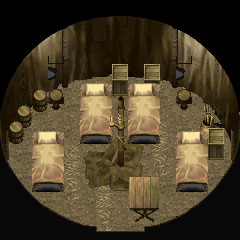

The image is a tile-based game level rendered from a .tmx file. Its description and source (layers, tilesets, objects; grid data summarised) follow:
An orthogonal 30x30 tile map with 8x8 px tiles, 12 tile layers (background, background, background, background, ...), 6 tilesets and 25 objects (20x object, 2x 1).

<map version="1.0" orientation="orthogonal" renderorder="right-down" width="30" height="30" tilewidth="8" tileheight="8">
 <properties>
  <property name="name" value="inner1" />
 </properties>
 <tileset firstgid="1" name="Misc5" tilewidth="8" tileheight="8">
  <image source="tiles/Misc5.png" width="1024" height="1536" />
 </tileset>
 <tileset firstgid="24577" name="Misc2" tilewidth="16" tileheight="16">
  <image source="tiles/Misc5.png" width="1024" height="1536" />
 </tileset>
 <tileset firstgid="30721" name="Misc1" tilewidth="32" tileheight="32">
  <image source="tiles/Misc5.png" width="1024" height="1536" />
 </tileset>
 <tileset firstgid="32257" name="Misc1" tilewidth="16" tileheight="32">
  <image source="tiles/Misc5.png" width="1024" height="1536" />
 </tileset>
 <tileset firstgid="35329" name="Misctest" tilewidth="8" tileheight="64">
  <image source="tiles/Misc5.png" width="1024" height="1536" />
 </tileset>
 <tileset firstgid="38401" name="Misc5" tilewidth="8" tileheight="48" margin="8">
  <image source="tiles/Misc5.png" width="1024" height="1536" />
 </tileset>
 <layer name="background" width="30" height="30">
  <properties>
   <property name="layer" value="foreground" />
  </properties>
  <data>[900 cells, 507 non-empty, 16 distinct tile ids]</data>
 </layer>
 <layer name="background" width="30" height="30">
  <properties>
   <property name="layer" value="foreground" />
  </properties>
  <data>[900 cells, 42 non-empty, 14 distinct tile ids]</data>
 </layer>
 <layer name="background" width="30" height="30">
  <properties>
   <property name="layer" value="foreground" />
  </properties>
  <data>[900 cells, 288 non-empty, 288 distinct tile ids]</data>
 </layer>
 <layer name="background" width="30" height="30">
  <properties>
   <property name="layer" value="foreground" />
  </properties>
  <data>[900 cells, 62 non-empty, 60 distinct tile ids]</data>
 </layer>
 <layer name="2.5" width="30" height="30">
  <properties>
   <property name="layer" value="objects" />
  </properties>
  <data>[900 cells, 16 non-empty, 8 distinct tile ids]</data>
 </layer>
 <layer name="2.5" width="30" height="30">
  <properties>
   <property name="layer" value="objects" />
  </properties>
  <data>[900 cells, 12 non-empty, 12 distinct tile ids]</data>
 </layer>
 <layer name="2.5" width="30" height="30">
  <properties>
   <property name="layer" value="objects" />
  </properties>
  <data>[900 cells, 48 non-empty, 12 distinct tile ids]</data>
 </layer>
 <layer name="2.5" width="30" height="30">
  <properties>
   <property name="layer" value="objects" />
  </properties>
  <data>[900 cells, 41 non-empty, 14 distinct tile ids]</data>
 </layer>
 <layer name="2.5" width="30" height="30">
  <properties>
   <property name="layer" value="objects" />
  </properties>
  <data>[900 cells, 21 non-empty, 14 distinct tile ids]</data>
 </layer>
 <layer name="2.5" width="30" height="30">
  <properties>
   <property name="layer" value="objects" />
  </properties>
  <data>[900 cells, 40 non-empty, 36 distinct tile ids]</data>
 </layer>
 <layer name="2.5" width="30" height="30">
  <properties>
   <property name="layer" value="objects" />
  </properties>
  <data>[900 cells, 4 non-empty, 4 distinct tile ids]</data>
 </layer>
 <layer name="foreground" width="30" height="30">
  <properties>
   <property name="layer" value="background" />
  </properties>
  <data>[900 cells, 172 non-empty, 94 distinct tile ids]</data>
 </layer>
 <objectgroup name="box2D">
  <object name="abc" type="object" x="0" y="144">
   <polyline points="0,0 8,-16 24,-32 32,-40 40,-48 56,-56 72,-64 88,-64 96,-72 112,-72 136,-72 176,-64 200,-48 216,-32 232,-8 232,16 232,32 224,48 216,64 192,80 160,88 80,88 40,72 24,56 8,32 0,0" />
  </object>
  <object name="asdgbv" type="object" x="112" y="64" width="16" height="32" />
  <object name="asdgbn" type="object" x="144" y="64" width="16" height="24" />
  <object name="asdghjnr" type="object" x="208" y="128" width="16" height="32" />
  <object name="beddown" type="object" x="40" y="168">
   <polygon points="0,0 -8,8 -8,24 24,24 24,8 16,0" />
  </object>
  <object name="sometin" type="object" x="136" y="184">
   <polygon points="0,0 -8,8 -8,32 0,40 16,40 24,32 24,8 16,0" />
  </object>
  <object name="beddown" type="object" x="88" y="120">
   <polygon points="0,0 -8,8 -8,24 24,24 24,8 16,0" />
  </object>
  <object name="beddown" type="object" x="136" y="120">
   <polygon points="0,0 -8,8 -8,24 24,24 24,8 16,0" />
  </object>
  <object name="beddown" type="object" x="184" y="168">
   <polygon points="0,0 -8,8 -8,24 24,24 24,8 16,0" />
  </object>
  <object name="bedtop" type="object" x="88" y="88">
   <polygon points="0,0 -8,8 -8,16 0,24 16,24 24,16 24,8 16,0" />
  </object>
  <object name="bedtop" type="object" x="136" y="88">
   <polygon points="0,0 -8,8 -8,16 0,24 16,24 24,16 24,8 16,0" />
  </object>
  <object name="bedtop" type="object" x="40" y="136">
   <polygon points="0,0 -8,8 -8,16 0,24 16,24 24,16 24,8 16,0" />
  </object>
  <object name="bedtop" type="object" x="184" y="136">
   <polygon points="0,0 -8,8 -8,16 0,24 16,24 24,16 24,8 16,0" />
  </object>
  <object type="object" x="8" y="136">
   <polygon points="0,0 8,-8 16,0 8,8" />
  </object>
  <object type="object" x="16" y="120">
   <polygon points="0,0 8,-8 16,0 8,8" />
  </object>
  <object type="object" x="32" y="104">
   <polygon points="0,0 8,-8 16,0 8,8" />
  </object>
  <object type="object" x="52" y="104" width="8" height="8">
   <ellipse />
  </object>
  <object type="object" x="180" y="102" width="8" height="8">
   <ellipse />
  </object>
  <object type="object" x="202" y="138">
   <polygon points="0,0 0,-9 10,-13 14,-8" />
  </object>
  <object type="object" x="117" y="158" width="8" height="8">
   <ellipse />
  </object>
 </objectgroup>
 <objectgroup name="chests">
  <properties>
   <property name="layer" value="chests" />
  </properties>
  <object x="80" y="160" width="16" height="16" />
 </objectgroup>
 <objectgroup name="doors">
  <properties>
   <property name="layer" value="doors" />
  </properties>
  <object name="outer1" type="1" x="96" y="224" width="48" height="8">
   <properties>
    <property name="toName" value="outer1" />
    <property name="toSpawnNumber" value="1" />
   </properties>
  </object>
 </objectgroup>
 <objectgroup name="spawns">
  <properties>
   <property name="layer" value="spawns" />
  </properties>
  <object name="spawn1" type="1" x="112" y="200" width="8" height="8">
   <properties>
    <property name="spawnNumber" value="1" />
   </properties>
  </object>
 </objectgroup>
 <objectgroup name="characters">
  <properties>
   <property name="layer" value="characters" />
  </properties>
  <object x="180" y="116" width="13" height="14">
   <properties>
    <property name="character" value="Killey" />
    <property name="startMessage" value="0" />
    <property name="stopMessage" value="3" />
   </properties>
  </object>
  <object x="55" y="117.333" width="14" height="14">
   <properties>
    <property name="character" value="Clive" />
    <property name="startMessage" value="0" />
    <property name="stopMessage" value="0" />
   </properties>
  </object>
 </objectgroup>
</map>